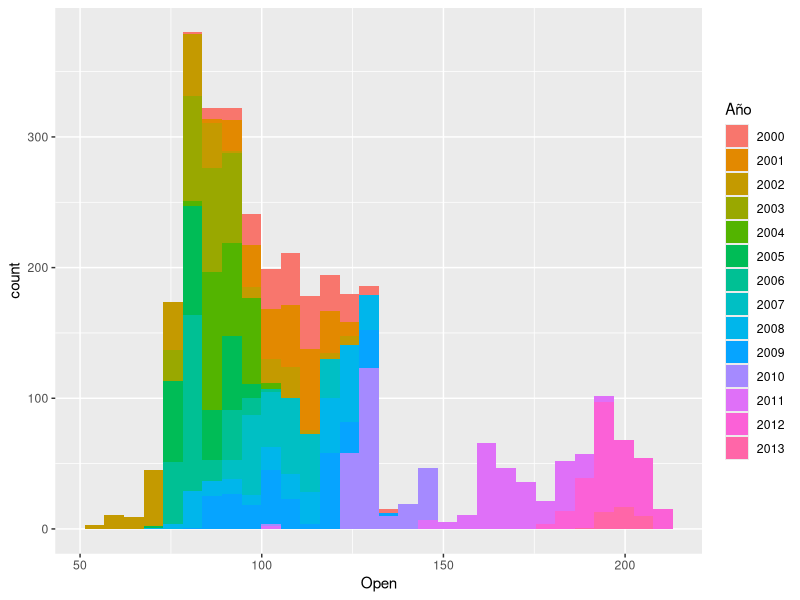
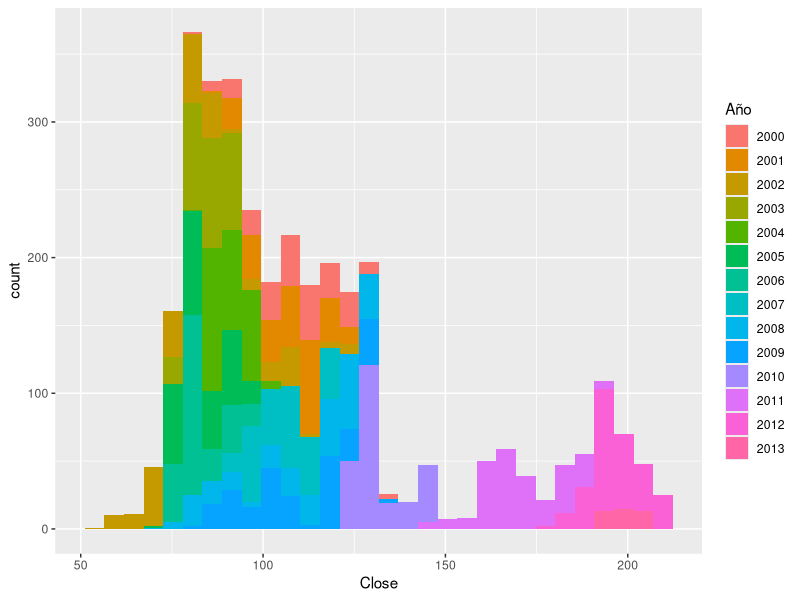
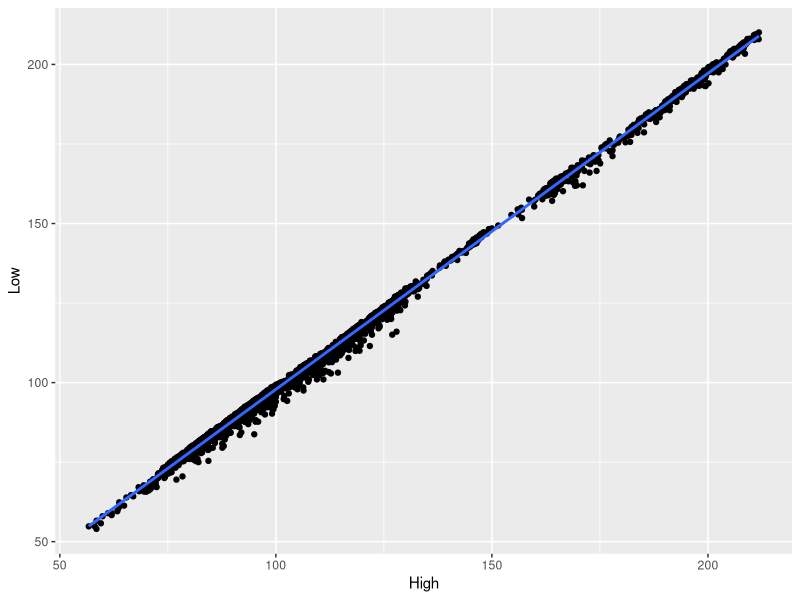
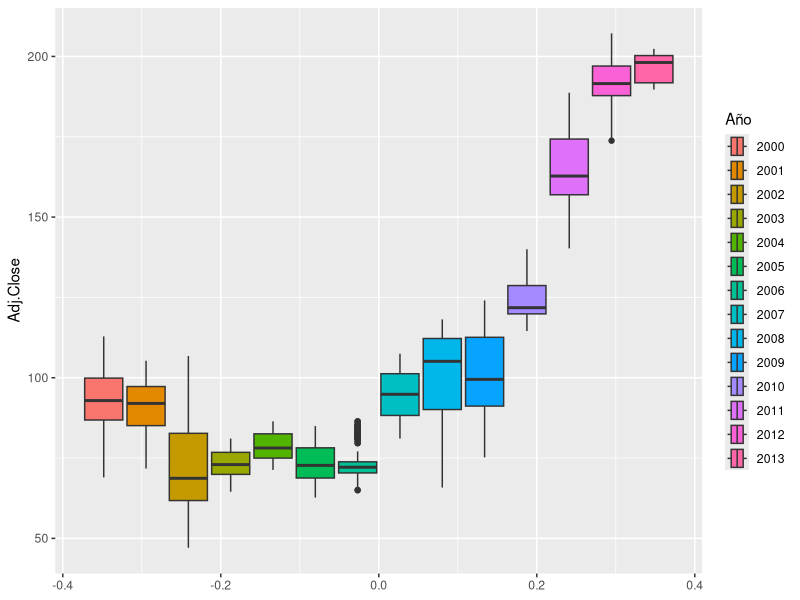
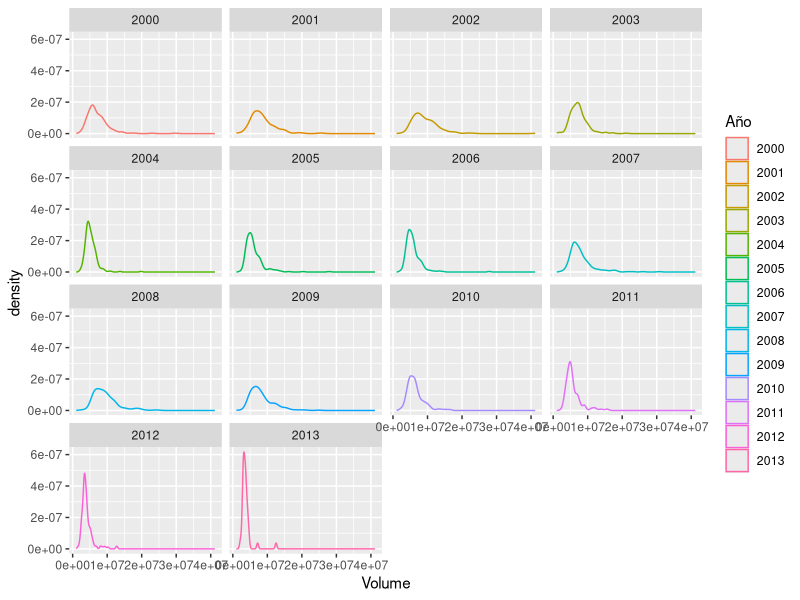

Reproduce these figures in R, in order.
## ---- chunk 1
library(tidyr)
library(dplyr)
library(ggplot2)
## ---- chunk 2
# Carga el dataset como dataframe (el valor 999 es nulo) y muestra sus primeras filas, su resúmen estadístico y la estructura de sus columnas. 

df <- read.csv("IBM.csv", header = TRUE, na.strings = 999)
## ---- chunk 3
head(df)
summary(df)
str(df)
## ---- chunk 4
# Reeemplaza todos los valores nulos de la columna "Open", por su mediana

df$Open[which(is.na(df$Open))] <- median(df$Open, na.rm = TRUE) #na.rm para que omita los valores nulos
## ---- chunk 5
summary(df)
## ---- chunk 6
# Divide la columna "Date" en "Dia", "Mes" y "Año".
df <- separate(df, Date, into = c("Dia", "Mes", "Año"), sep = "/")

head(df)
colnames(df)
## ---- chunk 7
# Cambia la columna Año a factor.
df$Año <- as.factor(df$Año) #se podría usar función de la familia apply
## ---- chunk 8
# Devuelve el precio más alto de cada año.
df %>% select(Año, High) %>% group_by(Año) %>% summarise(max_año = max(High)) %>% arrange(max_año)
## ---- chunk 9
# Muestra una tabla de frecuencias para cada año.
table(df$Año)
## ---- chunk 10
# Obtén una nueva columna que se llame "Diferencias" y que se el resultado de restar al precio más alto el precio más bajo.
df$Diferencia <- df$High - df$Low #se puede usar la función mutate, pero así es más sencillo

summary(df)
## ---- chunk 11
# Ordena el dataset por la columna diferencia de forma ascendente
df <- df[order(df$Diferencia), ] #se puede usar también la función arrange

head(df)
## ---- chunk 12
#  Muestra un resúmen estadístico del dataset en función de los siguientes valores por cada año:
#   + Precio más alto de apertura.
#   + Precio más bajo de cierre.
#   + Media de la columna "Diferencia".
#   + Número de elementos para cada año.

df %>% select(Año, Open, Close, Diferencia) %>% group_by(Año) %>%
  summarise(
      max_apertura = max(Open),
      min_close = min(Close),
      mean_diff = mean(Diferencia),
      elem_anual= n()
)
## ---- chunk 13
# Muestra el sumatorio de la variable Volumen para todos los años.
tapply(df$Volume, df$Año, sum)
## ---- chunk 14
# Obtén dos histogramas para las variables de precio de apertura y cierre, rellena los histogramas en función del año.

ggplot(df) +
  geom_histogram(mapping = aes(x = Open, fill = Año))

ggplot(df) +
  geom_histogram(mapping = aes(x = Close, fill = Año))
## ---- chunk 15
# Muestra un diagrama de dispersión entre los precios más altos y más bajos, además muestra su recta de ajuste.
ggplot(df) + 
  geom_point(mapping = aes(x = High, y = Low)) + geom_smooth(aes(x = High, y = Low), method = lm)
## ---- chunk 16
# Obtén un diagrama de caja y bigotes de la variable Adj.Close por año.

ggplot(df) +
  geom_boxplot(mapping = aes(x = Adj.Close, fill = Año)) + coord_flip()
## ---- chunk 17
# Muestra para cada año un diagrama de densidad para la variable "Volume".

ggplot(df) +
  geom_density(mapping = aes(Volume, colour = Año)) + facet_wrap(~Año)
